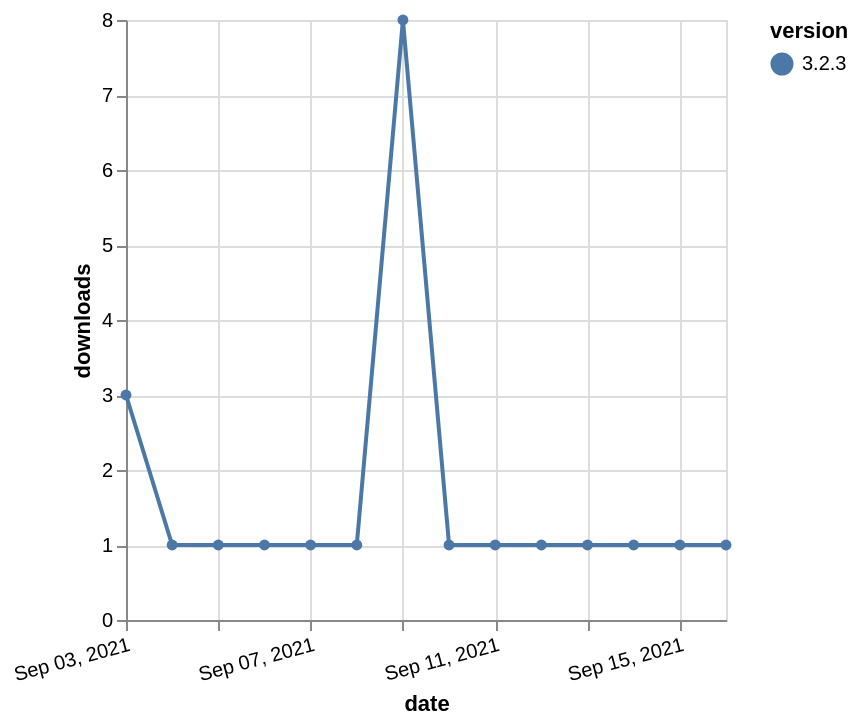

This figure's Vega-Lite source:
### Vega-Lite specification from a JSON file in a GitHub repository (floating-point values rounded to 4 significant figures)
{"$schema": "https://vega.github.io/schema/vega-lite/v5.json", "description": "A simple bar chart with embedded data.", "data": {"values": [{"date": "2021-09-03", "total": 515, "delta": 3, "version": "3.2.3"}, {"date": "2021-09-04", "total": 516, "delta": 1, "version": "3.2.3"}, {"date": "2021-09-05", "total": 517, "delta": 1, "version": "3.2.3"}, {"date": "2021-09-06", "total": 518, "delta": 1, "version": "3.2.3"}, {"date": "2021-09-07", "total": 519, "delta": 1, "version": "3.2.3"}, {"date": "2021-09-08", "total": 520, "delta": 1, "version": "3.2.3"}, {"date": "2021-09-09", "total": 528, "delta": 8, "version": "3.2.3"}, {"date": "2021-09-10", "total": 529, "delta": 1, "version": "3.2.3"}, {"date": "2021-09-11", "total": 530, "delta": 1, "version": "3.2.3"}, {"date": "2021-09-12", "total": 531, "delta": 1, "version": "3.2.3"}, {"date": "2021-09-13", "total": 532, "delta": 1, "version": "3.2.3"}, {"date": "2021-09-14", "total": 533, "delta": 1, "version": "3.2.3"}, {"date": "2021-09-15", "total": 534, "delta": 1, "version": "3.2.3"}, {"date": "2021-09-16", "total": 535, "delta": 1, "version": "3.2.3"}]}, "width": "container", "mark": {"type": "line", "point": {"filled": true}}, "encoding": {"x": {"field": "date", "type": "temporal", "timeUnit": "yearmonthdate", "title": "date", "axis": {"labelAngle": -15}}, "y": {"field": "delta", "type": "quantitative", "title": "downloads"}, "color": {"field": "version", "type": "nominal"}, "tooltip": {"field": "delta"}}}
